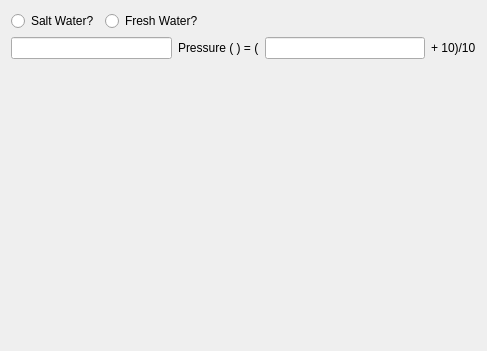
<?xml version="1.0" encoding="UTF-8"?>
<ui version="4.0">
 <class>CPage</class>
 <widget class="QWidget" name="CPage">
  <property name="geometry">
   <rect>
    <x>0</x>
    <y>0</y>
    <width>487</width>
    <height>351</height>
   </rect>
  </property>
  <property name="windowTitle">
   <string>Title</string>
  </property>
  <layout class="QVBoxLayout" name="verticalLayout">
   <item>
    <layout class="QHBoxLayout" name="horizontalLayout">
     <item>
      <widget class="QRadioButton" name="saltwater">
       <property name="text">
        <string>Salt Water?</string>
       </property>
      </widget>
     </item>
     <item>
      <widget class="QRadioButton" name="freshWater">
       <property name="text">
        <string>Fresh Water?</string>
       </property>
      </widget>
     </item>
     <item>
      <spacer name="horizontalSpacer">
       <property name="orientation">
        <enum>Qt::Orientation::Horizontal</enum>
       </property>
       <property name="sizeHint" stdset="0">
        <size>
         <width>40</width>
         <height>20</height>
        </size>
       </property>
      </spacer>
     </item>
    </layout>
   </item>
   <item>
    <layout class="QHBoxLayout" name="horizontalLayout_2">
     <item>
      <widget class="QLineEdit" name="pressure"/>
     </item>
     <item>
      <widget class="QLabel" name="pressureLabel">
       <property name="text">
        <string>Pressure ( ) = (</string>
       </property>
      </widget>
     </item>
     <item>
      <widget class="QLineEdit" name="depth"/>
     </item>
     <item>
      <widget class="QLabel" name="depthLabel">
       <property name="text">
        <string>+ 10)/10</string>
       </property>
      </widget>
     </item>
    </layout>
   </item>
   <item>
    <spacer name="verticalSpacer">
     <property name="orientation">
      <enum>Qt::Orientation::Vertical</enum>
     </property>
     <property name="sizeHint" stdset="0">
      <size>
       <width>20</width>
       <height>40</height>
      </size>
     </property>
    </spacer>
   </item>
  </layout>
  <action name="actionExit">
   <property name="text">
    <string>Exit</string>
   </property>
   <property name="iconText">
    <string>E&amp;xit</string>
   </property>
   <property name="shortcut">
    <string>Alt+F4</string>
   </property>
  </action>
 </widget>
 <tabstops>
  <tabstop>saltwater</tabstop>
  <tabstop>freshWater</tabstop>
 </tabstops>
 <resources/>
 <connections/>
</ui>
